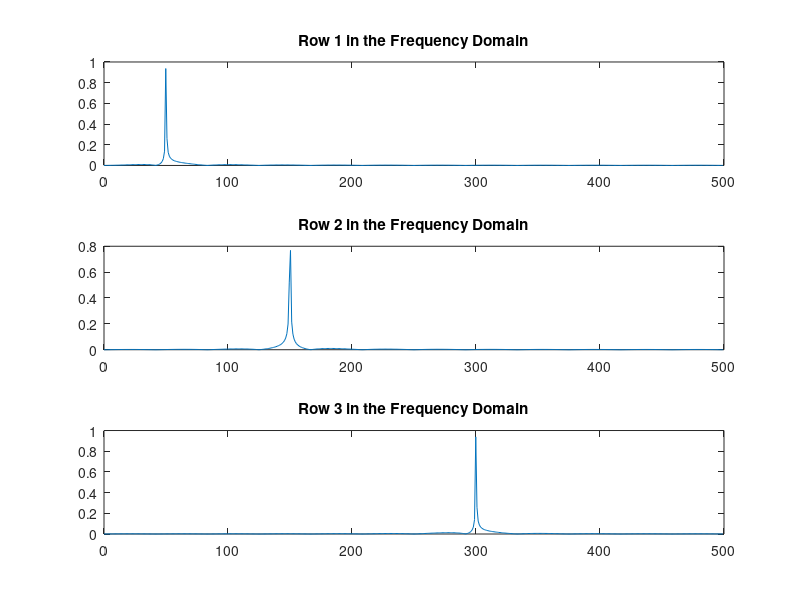

Reproduce this figure in MATLAB.
%transformada fft
clc; clear all; close all

Fs = 1000;                    % Sampling frequency
T = 1/Fs;                     % Sampling period
L = 1000;                     % Length of signal
t = (0:L-1)*T;                % Time vector

x1 = cos(2*pi*50*t);          % First row wave
x2 = cos(2*pi*150*t);         % Second row wave
x3 = cos(2*pi*300*t);         % Third row wave

X = [x1; x2; x3];

n = 2^nextpow2(L);
dim = 2;
Y = fft(X,n,dim);
P2 = abs(Y/L);
P1 = P2(:,1:n/2+1);
P1(:,2:end-1) = 2*P1(:,2:end-1);

for i=1:3
    subplot(3,1,i)
    plot(0:(Fs/n):(Fs/2-Fs/n),P1(i,1:n/2))
    title(['Row ',num2str(i),' in the Frequency Domain'])
end